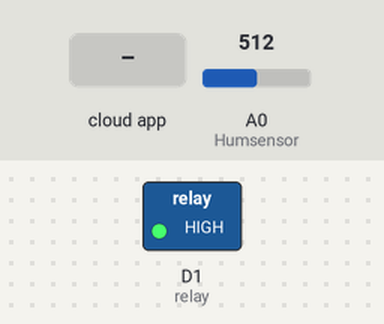
Simulated run of this sketch. Board: ESP8266 (NodeMCU). On the bench: switched loads named in the sketch (green lamp = pin HIGH). The inputs (shaded band) are chosen by the test bench; at power-on: A0 (Humsensor) = 512.

Above: at 2.7 s.
2.8 s: the phone or cloud app sets 2 to 1
At 9.7 s:
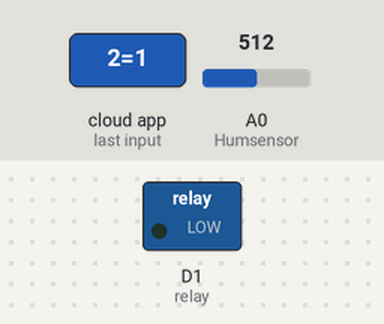
10.0 s: the phone or cloud app sets 2 to 0
At 15.7 s:
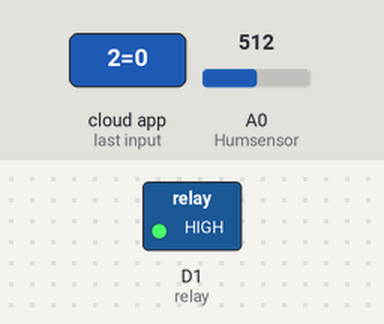
Timing chart, 0 to 17.2 s (numbered marks = the images above; inputs shaded):
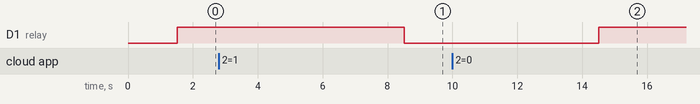

Measured:
- after the input at 2.8 s, D1 (relay): HIGH → LOW after 5.7 s
- after the input at 10.0 s, D1 (relay): LOW → HIGH after 4.5 s

The sketch:

Smart_FlowerPot.ino
```cpp
#define CAYENNE_DEBUG
#define CAYENNE_PRINT Serial
#include <CayenneMQTTESP8266.h>

int maxx=1023 ;
#define relay D1 // conected to waterPump relay
#define Humsensor A0  // conected to humidity sensor

// WiFi network info.
char ssid[] = "XXXXXX";    //type your wifi name here
char wifiPassword[] = "XXXXXX";

// Cayenne authentication info. This should be obtained from the Cayenne Dashboard.
char username[] = "XXXXXX";
char password[] = "XXXXXX";
char clientID[] = "XXXXXX";

void setup() {
  Serial.begin(9600);
  Cayenne.begin(username, password, clientID, ssid, wifiPassword);

      pinMode(D1 , OUTPUT);
    delay(10);
    digitalWrite(relay , HIGH);
}

void loop() {
  Cayenne.loop();
  int x = analogRead(Humsensor);
  if (x<maxx)
  maxx = x ;
  int y = map(x, 1024, maxx , 0, 100);
Cayenne.virtualWrite(1,y, "soil_moist" , "p" );
delay(5000);
}

CAYENNE_IN(2)
  {
    digitalWrite(relay , !getValue.asInt());
  }
```
